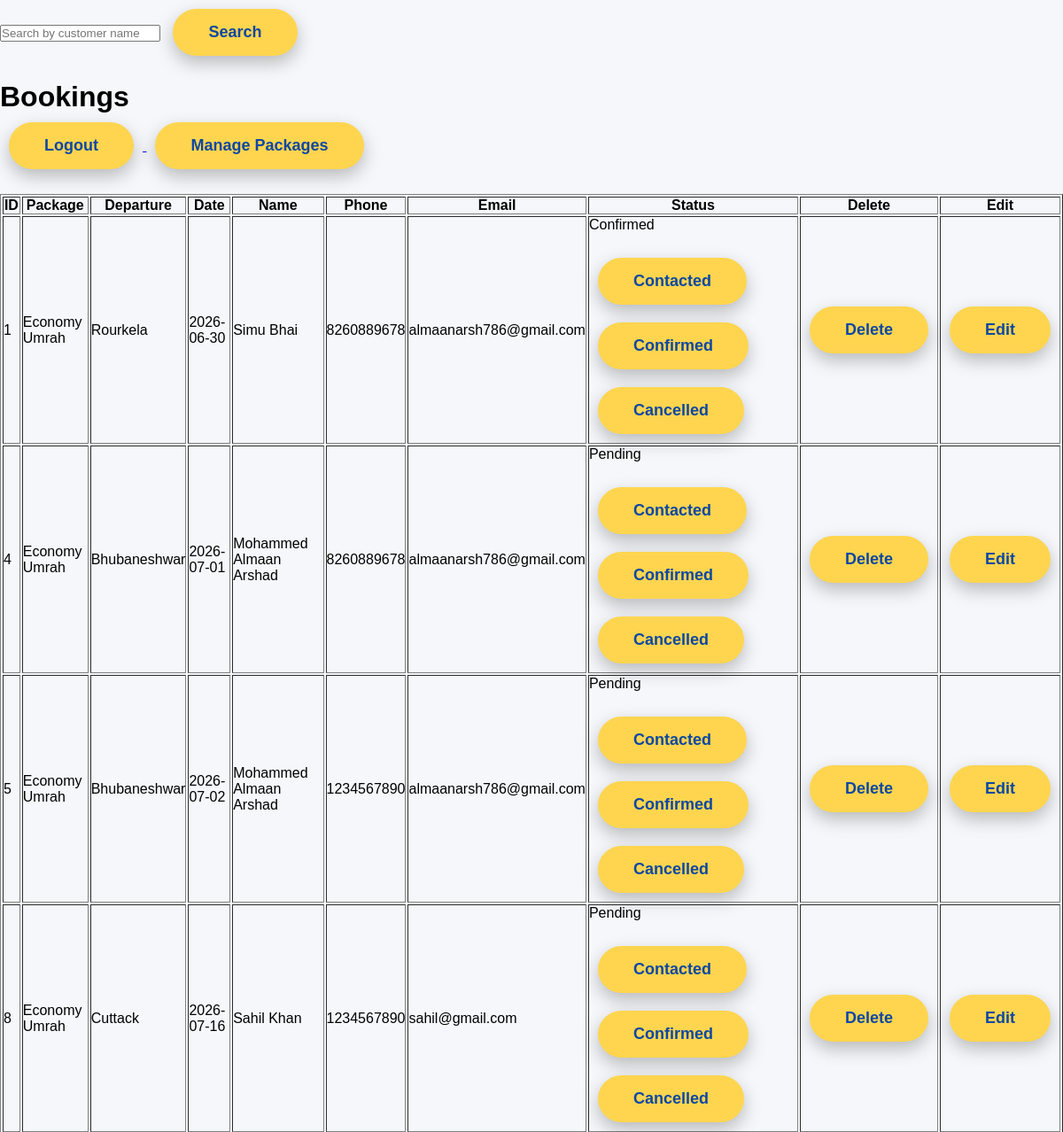
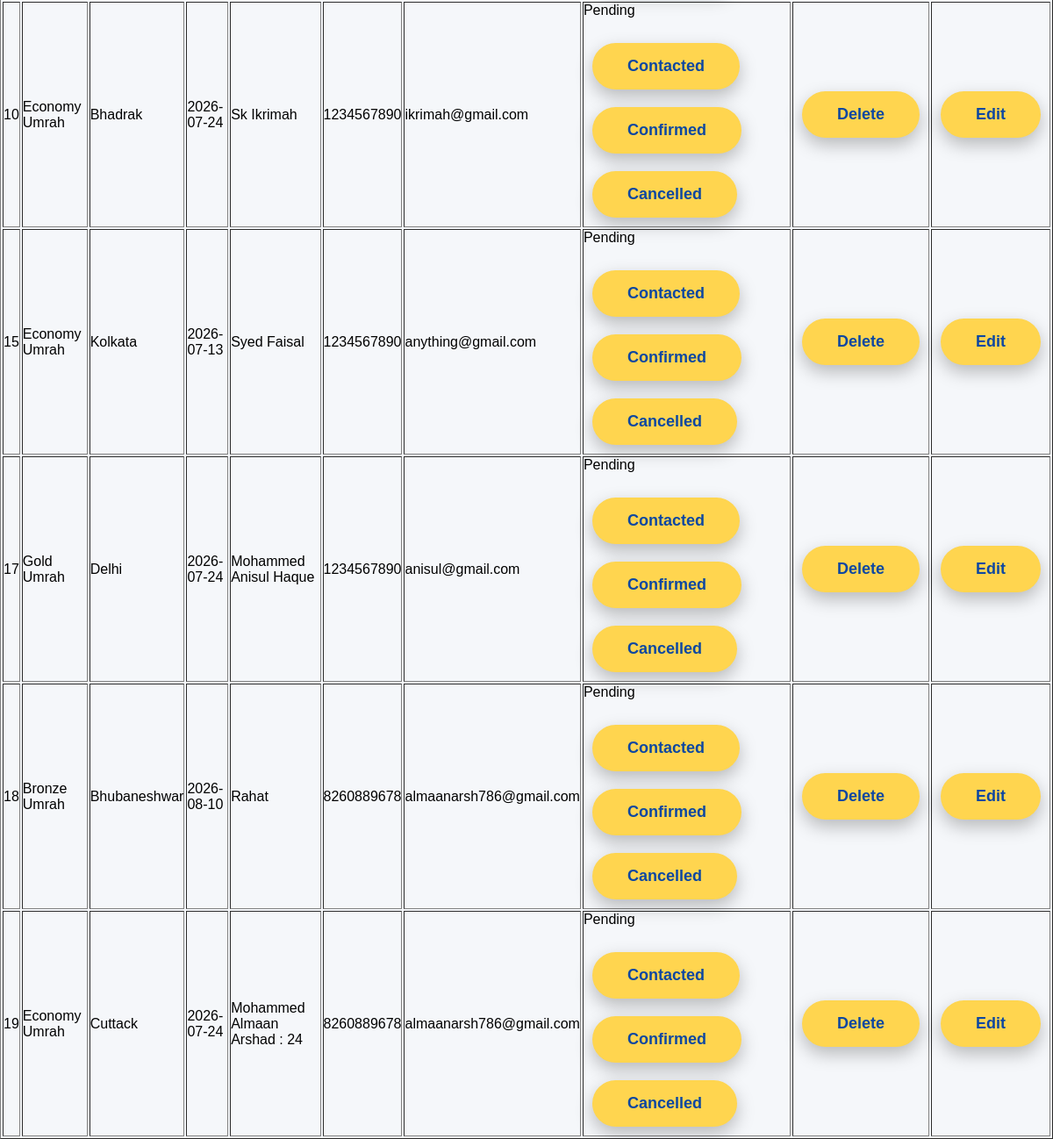
Screenshot of /admin (signed in) with the database file from the repository (2 pictures, top to bottom).
### tables this page shows
CREATE TABLE bookings(

    id INTEGER PRIMARY KEY AUTOINCREMENT,

    package TEXT,

    departure_city TEXT,

    travel_date TEXT,

    full_name TEXT,

    phone TEXT,

    email TEXT,

    status TEXT DEFAULT 'Pending'

);

### app.py (the view)
@app.route("/admin")
def admin():
    if "admin" not in session:
        return redirect("/login")
    search = request.args.get("search")
    connection = get_connection()
    cursor = connection.cursor()
    if search:
        cursor.execute("""
        SELECT * FROM bookings
        WHERE full_name LIKE ?
        """, ('%' + search + '%',))
    else:
        cursor.execute("""
        SELECT * FROM bookings
        """)
    bookings = cursor.fetchall()
    connection.close()
    return render_template("admin/admin.html",
                           bookings=bookings)

### app.py (called while the page is built)
def get_connection():
    return sqlite3.connect("bookings.db")

### templates/admin/admin.html (shortened to what this page needs)
<!DOCTYPE html>
<html>
<head>
    <link
        rel="stylesheet"
        href="{{ url_for('static', filename='css/style.css') }}">
</head>
<body>
<form method="GET" action="/admin">
    <input
        type="text"
        name="search"
        placeholder="Search by customer name">
    <button type="submit">
        Search
    </button>
</form>
<br>
<h1>Bookings</h1>
<a href="/logout">
    <button>Logout</button>
</a>
<a href="/admin/packages">
    <button>Manage Packages</button>
</a>
<br><br>
<table border="1">
<tr>
<th>ID</th>
<th>Package</th>
<th>Departure</th>
<th>Date</th>
<th>Name</th>
<th>Phone</th>
<th>Email</th>
<th>Status</th>
<th>Delete</th>
<th>Edit</th>
</tr>
{% for booking in bookings %}
<tr>
<td>{{ booking[0] }}</td>
<td>{{ booking[1] }}</td>
<td>{{ booking[2] }}</td>
<td>{{ booking[3] }}</td>
<td>{{ booking[4] }}</td>
<td>{{ booking[5] }}</td>
<td>{{ booking[6] }}</td>
<td>
    {{ booking[7] }}
    <br><br>
    <a href="/update_status/{{ booking[0] }}/Contacted">
        <button>Contacted</button>
    </a>
    <a href="/update_status/{{ booking[0] }}/Confirmed">
        <button>Confirmed</button>
    </a>
    <a href="/update_status/{{ booking[0] }}/Cancelled">
        <button>Cancelled</button>
    </a>
</td>
<td>
    <a href="/confirm_delete/{{ booking[0] }}">
        <button>Delete</button>
    </a>
</td>
<td>
    <a href="/edit_booking/{{ booking[0] }}">
        <button>Edit</button>
    </a>
</td>
</tr>
{% endfor %}
</table>
</body>
</html>

### static/css/style.css (style rules this page uses)
* { margin:0; padding:0; box-sizing:border-box; }
html { scroll-behavior:smooth; }
body { font-family:Arial,sans-serif; background:#f5f7fa; }
button { padding:16px 40px; margin:10px; border:none; border-radius:50px; background:#FFD54F; color:#0D47A1; font-size:18px; font-weight:bold; cursor:pointer; transition:.3s; box-shadow:0 8px 20px rgba(0,0,0,.25); }

### rows the page displays
bookings: id "1", package "Economy Umrah", departure_city "Rourkela", travel_date "2026-06-30", full_name "Simu Bhai", phone "8260889678", email "almaanarsh786@gmail.com", status "Confirmed"
bookings: id "4", package "Economy Umrah", departure_city "Bhubaneshwar", travel_date "2026-07-01", full_name "Mohammed Almaan Arshad", phone "8260889678", email "almaanarsh786@gmail.com", status "Pending"
bookings: id "5", package "Economy Umrah", departure_city "Bhubaneshwar", travel_date "2026-07-02", full_name "Mohammed Almaan Arshad", phone "1234567890", email "almaanarsh786@gmail.com", status "Pending"
bookings: id "8", package "Economy Umrah", departure_city "Cuttack", travel_date "2026-07-16", full_name "Sahil Khan", phone "1234567890", email "sahil@gmail.com", status "Pending"
bookings: id "10", package "Economy Umrah", departure_city "Bhadrak", travel_date "2026-07-24", full_name "Sk Ikrimah", phone "1234567890", email "ikrimah@gmail.com", status "Pending"
bookings: id "15", package "Economy Umrah", departure_city "Kolkata", travel_date "2026-07-13", full_name "Syed Faisal", phone "1234567890", email "anything@gmail.com", status "Pending"
bookings: id "17", package "Gold Umrah", departure_city "Delhi", travel_date "2026-07-24", full_name "Mohammed Anisul Haque", phone "1234567890", email "anisul@gmail.com", status "Pending"
bookings: id "18", package "Bronze Umrah", departure_city "Bhubaneshwar", travel_date "2026-08-10", full_name "Rahat", phone "8260889678", email "almaanarsh786@gmail.com", status "Pending"
bookings: id "19", package "Economy Umrah", departure_city "Cuttack", travel_date "2026-07-24", full_name "Mohammed Almaan Arshad : 24", phone "8260889678", email "almaanarsh786@gmail.com", status "Pending"
